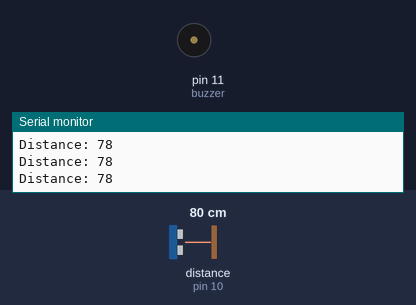
This sketch was run on a simulated Arduino Uno, built with avr-gcc and run on an emulated ATmega328P. Parts: buzzer (waves = sounding), the last lines printed to the serial monitor. Wiring (inferred from the names in the program): ultrasonic range finder: trigger pin 9; echo pin 10. Inputs (shaded band) come from the test bench; at power-on: distance to the obstacle (sensor on pin 10) 80 cm. The echo pulse lasts 58.3 µs per cm.

Above: at 1.2 s.
1.3 s: distance to the obstacle (sensor on pin 10) set to 33 cm
2.8 s: distance to the obstacle (sensor on pin 10) set to 27 cm
At 3.7 s:
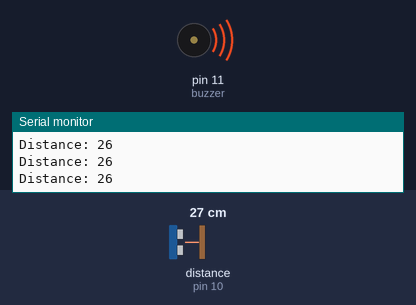
4.3 s: distance to the obstacle (sensor on pin 10) set to 5 cm
7.3 s: distance to the obstacle (sensor on pin 10) set to 2 cm
At 8.5 s:
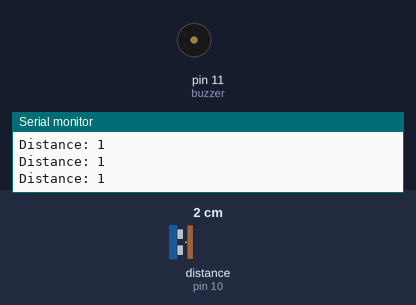
10.3 s: distance to the obstacle (sensor on pin 10) set to 5 cm
13.3 s: distance to the obstacle (sensor on pin 10) set to 8 cm
At 14.2 s:
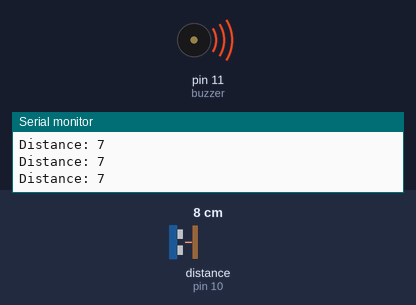
Timing chart, 0 to 16.3 s (numbered marks = the images above; inputs shaded):
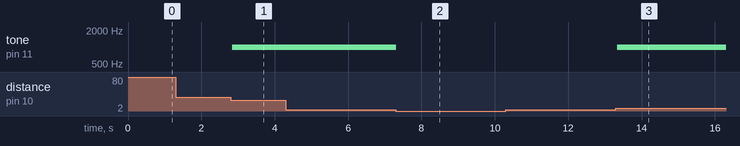

The sketch:

dro_sketch.ino
```cpp
// This code is made by LacxTech

const int trigPin = 9;
const int echoPin = 10;
const int buzzer = 11;
const int ACTIVATE_DISTANCE = 5;      // Threshold to activate the alarm (object is more than 5 cm away)
const int DEACTIVATE_DISTANCE = 2;    // Threshold to deactivate the alarm (object is very close)
const int DEBOUNCE_COUNT = 3;          // Number of consecutive readings required

long duration;
int distance;
bool alarmActive = false;
int debounceCounter = 0;

void setup() {
  pinMode(trigPin, OUTPUT);
  pinMode(echoPin, INPUT);
  pinMode(buzzer, OUTPUT);
  Serial.begin(9600);
}

void loop() {
  digitalWrite(trigPin, LOW);
  delayMicroseconds(2);
  digitalWrite(trigPin, HIGH);
  delayMicroseconds(10);
  digitalWrite(trigPin, LOW);
  duration = pulseIn(echoPin, HIGH);

  // Calculate distance
  distance = duration * 0.034 / 2;

  if (distance > ACTIVATE_DISTANCE && distance < 30 && !alarmActive) {
    debounceCounter++;
    if (debounceCounter >= DEBOUNCE_COUNT) {
      activateAlarm();
      debounceCounter = 0; // Reset debounce counter
    }
  } else if (distance <= DEACTIVATE_DISTANCE) {
    deactivateAlarm();
  } else {
    debounceCounter = 0; // Reset debounce counter
  }

  Serial.print("Distance: ");
  Serial.println(distance);
}

void activateAlarm() {
  alarmActive = true;
  tone(buzzer, 1000); // You can adjust the frequency as needed for you
}

void deactivateAlarm() {
  alarmActive = false;
  noTone(buzzer);
}
        
```

Measured:
- the behaviour switches between 31 and 30 cm on distance to the obstacle (sensor on pin 10) (found by bisection; images 0 and 1)
- the behaviour switches between 4 and 3 cm on distance to the obstacle (sensor on pin 10) (found by bisection; images 1 and 2)
- the behaviour switches between 6 and 7 cm on distance to the obstacle (sensor on pin 10) (found by bisection; images 2 and 3)
- after the input at 2.8 s, tone on pin 11 (buzzer): silent → 1000 Hz at once
- after the input at 7.3 s, tone on pin 11 (buzzer): 1000 Hz → silent at once
- after the input at 13.3 s, tone on pin 11 (buzzer): silent → 1000 Hz at once
